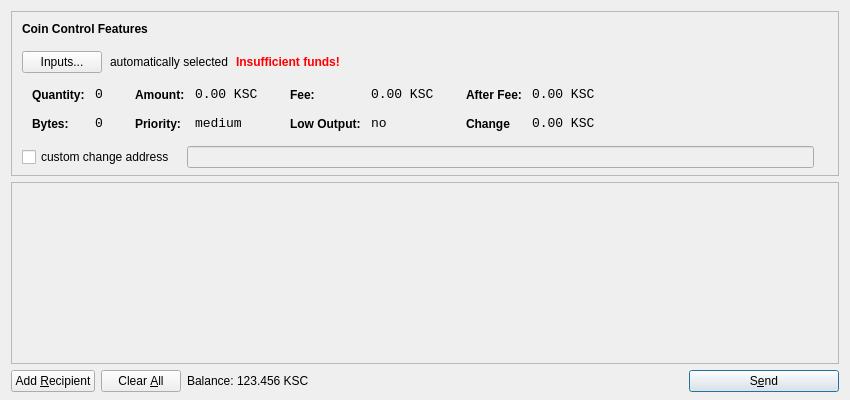
<?xml version="1.0" encoding="UTF-8"?>
<ui version="4.0">
 <class>SendCoinsDialog</class>
 <widget class="QDialog" name="SendCoinsDialog">
  <property name="geometry">
   <rect>
    <x>0</x>
    <y>0</y>
    <width>850</width>
    <height>400</height>
   </rect>
  </property>
  <property name="windowTitle">
   <string>Send Coins</string>
  </property>
  <layout class="QVBoxLayout" name="verticalLayout" stretch="0,1,0">
   <property name="bottomMargin">
    <number>8</number>
   </property>
   <item>
    <widget class="QFrame" name="frameCoinControl">
     <property name="sizePolicy">
      <sizepolicy hsizetype="Expanding" vsizetype="Expanding">
       <horstretch>0</horstretch>
       <verstretch>0</verstretch>
      </sizepolicy>
     </property>
     <property name="maximumSize">
      <size>
       <width>16777215</width>
       <height>16777215</height>
      </size>
     </property>
     <property name="frameShape">
      <enum>QFrame::StyledPanel</enum>
     </property>
     <property name="frameShadow">
      <enum>QFrame::Sunken</enum>
     </property>
     <layout class="QVBoxLayout" name="verticalLayoutCoinControl2">
      <property name="spacing">
       <number>7</number>
      </property>
      <property name="leftMargin">
       <number>0</number>
      </property>
      <property name="topMargin">
       <number>0</number>
      </property>
      <property name="rightMargin">
       <number>0</number>
      </property>
      <property name="bottomMargin">
       <number>6</number>
      </property>
      <item>
       <layout class="QVBoxLayout" name="verticalLayoutCoinControl" stretch="0,0,0,0,1">
        <property name="spacing">
         <number>0</number>
        </property>
        <property name="leftMargin">
         <number>10</number>
        </property>
        <property name="topMargin">
         <number>10</number>
        </property>
        <item>
         <layout class="QHBoxLayout" name="horizontalLayoutCoinControl1">
          <property name="bottomMargin">
           <number>15</number>
          </property>
          <item>
           <widget class="QLabel" name="labelCoinControlFeatures">
            <property name="sizePolicy">
             <sizepolicy hsizetype="Preferred" vsizetype="Maximum">
              <horstretch>0</horstretch>
              <verstretch>0</verstretch>
             </sizepolicy>
            </property>
            <property name="font">
             <font>
              <weight>75</weight>
              <bold>true</bold>
             </font>
            </property>
            <property name="styleSheet">
             <string notr="true">font-weight:bold;</string>
            </property>
            <property name="text">
             <string>Coin Control Features</string>
            </property>
           </widget>
          </item>
         </layout>
        </item>
        <item>
         <layout class="QHBoxLayout" name="horizontalLayoutCoinControl2" stretch="0,0,0,0">
          <property name="spacing">
           <number>8</number>
          </property>
          <property name="bottomMargin">
           <number>10</number>
          </property>
          <item>
           <widget class="QPushButton" name="pushButtonCoinControl">
            <property name="styleSheet">
             <string notr="true"/>
            </property>
            <property name="text">
             <string>Inputs...</string>
            </property>
           </widget>
          </item>
          <item>
           <widget class="QLabel" name="labelCoinControlAutomaticallySelected">
            <property name="text">
             <string>automatically selected</string>
            </property>
            <property name="margin">
             <number>5</number>
            </property>
           </widget>
          </item>
          <item>
           <widget class="QLabel" name="labelCoinControlInsuffFunds">
            <property name="font">
             <font>
              <weight>75</weight>
              <bold>true</bold>
             </font>
            </property>
            <property name="styleSheet">
             <string notr="true">color:red;font-weight:bold;</string>
            </property>
            <property name="text">
             <string>Insufficient funds!</string>
            </property>
            <property name="margin">
             <number>5</number>
            </property>
           </widget>
          </item>
          <item>
           <spacer name="horizontalSpacerCoinControl">
            <property name="orientation">
             <enum>Qt::Horizontal</enum>
            </property>
            <property name="sizeHint" stdset="0">
             <size>
              <width>40</width>
              <height>1</height>
             </size>
            </property>
           </spacer>
          </item>
         </layout>
        </item>
        <item>
         <widget class="QWidget" name="widgetCoinControl" native="true">
          <property name="sizePolicy">
           <sizepolicy hsizetype="Preferred" vsizetype="Preferred">
            <horstretch>0</horstretch>
            <verstretch>0</verstretch>
           </sizepolicy>
          </property>
          <property name="minimumSize">
           <size>
            <width>0</width>
            <height>0</height>
           </size>
          </property>
          <property name="styleSheet">
           <string notr="true"/>
          </property>
          <layout class="QHBoxLayout" name="horizontalLayoutCoinControl5">
           <property name="leftMargin">
            <number>0</number>
           </property>
           <property name="topMargin">
            <number>0</number>
           </property>
           <property name="rightMargin">
            <number>0</number>
           </property>
           <property name="bottomMargin">
            <number>0</number>
           </property>
           <item>
            <layout class="QHBoxLayout" name="horizontalLayoutCoinControl3" stretch="0,0,0,1">
             <property name="spacing">
              <number>20</number>
             </property>
             <property name="topMargin">
              <number>0</number>
             </property>
             <property name="bottomMargin">
              <number>10</number>
             </property>
             <item>
              <layout class="QFormLayout" name="formLayoutCoinControl1">
               <property name="horizontalSpacing">
                <number>10</number>
               </property>
               <property name="verticalSpacing">
                <number>14</number>
               </property>
               <property name="leftMargin">
                <number>10</number>
               </property>
               <property name="topMargin">
                <number>4</number>
               </property>
               <property name="rightMargin">
                <number>6</number>
               </property>
               <item row="0" column="0">
                <widget class="QLabel" name="labelCoinControlQuantityText">
                 <property name="styleSheet">
                  <string notr="true">font-weight:bold;</string>
                 </property>
                 <property name="text">
                  <string>Quantity:</string>
                 </property>
                 <property name="margin">
                  <number>0</number>
                 </property>
                </widget>
               </item>
               <item row="0" column="1">
                <widget class="QLabel" name="labelCoinControlQuantity">
                 <property name="font">
                  <font>
                   <family>Monospace</family>
                   <pointsize>10</pointsize>
                  </font>
                 </property>
                 <property name="cursor">
                  <cursorShape>IBeamCursor</cursorShape>
                 </property>
                 <property name="contextMenuPolicy">
                  <enum>Qt::ActionsContextMenu</enum>
                 </property>
                 <property name="text">
                  <string>0</string>
                 </property>
                 <property name="margin">
                  <number>0</number>
                 </property>
                 <property name="textInteractionFlags">
                  <set>Qt::LinksAccessibleByMouse|Qt::TextSelectableByKeyboard|Qt::TextSelectableByMouse</set>
                 </property>
                </widget>
               </item>
               <item row="1" column="0">
                <widget class="QLabel" name="labelCoinControlBytesText">
                 <property name="styleSheet">
                  <string notr="true">font-weight:bold;</string>
                 </property>
                 <property name="text">
                  <string>Bytes:</string>
                 </property>
                </widget>
               </item>
               <item row="1" column="1">
                <widget class="QLabel" name="labelCoinControlBytes">
                 <property name="font">
                  <font>
                   <family>Monospace</family>
                   <pointsize>10</pointsize>
                  </font>
                 </property>
                 <property name="cursor">
                  <cursorShape>IBeamCursor</cursorShape>
                 </property>
                 <property name="contextMenuPolicy">
                  <enum>Qt::ActionsContextMenu</enum>
                 </property>
                 <property name="text">
                  <string>0</string>
                 </property>
                 <property name="textInteractionFlags">
                  <set>Qt::LinksAccessibleByMouse|Qt::TextSelectableByKeyboard|Qt::TextSelectableByMouse</set>
                 </property>
                </widget>
               </item>
              </layout>
             </item>
             <item>
              <layout class="QFormLayout" name="formLayoutCoinControl2">
               <property name="horizontalSpacing">
                <number>10</number>
               </property>
               <property name="verticalSpacing">
                <number>14</number>
               </property>
               <property name="leftMargin">
                <number>6</number>
               </property>
               <property name="topMargin">
                <number>4</number>
               </property>
               <property name="rightMargin">
                <number>6</number>
               </property>
               <item row="0" column="0">
                <widget class="QLabel" name="labelCoinControlAmountText">
                 <property name="styleSheet">
                  <string notr="true">font-weight:bold;</string>
                 </property>
                 <property name="text">
                  <string>Amount:</string>
                 </property>
                 <property name="margin">
                  <number>0</number>
                 </property>
                </widget>
               </item>
               <item row="0" column="1">
                <widget class="QLabel" name="labelCoinControlAmount">
                 <property name="font">
                  <font>
                   <family>Monospace</family>
                   <pointsize>10</pointsize>
                  </font>
                 </property>
                 <property name="cursor">
                  <cursorShape>IBeamCursor</cursorShape>
                 </property>
                 <property name="contextMenuPolicy">
                  <enum>Qt::ActionsContextMenu</enum>
                 </property>
                 <property name="text">
                  <string>0.00 KSC</string>
                 </property>
                 <property name="textInteractionFlags">
                  <set>Qt::LinksAccessibleByMouse|Qt::TextSelectableByKeyboard|Qt::TextSelectableByMouse</set>
                 </property>
                </widget>
               </item>
               <item row="1" column="0">
                <widget class="QLabel" name="labelCoinControlPriorityText">
                 <property name="styleSheet">
                  <string notr="true">font-weight:bold;</string>
                 </property>
                 <property name="text">
                  <string>Priority:</string>
                 </property>
                </widget>
               </item>
               <item row="1" column="1">
                <widget class="QLabel" name="labelCoinControlPriority">
                 <property name="font">
                  <font>
                   <family>Monospace</family>
                   <pointsize>10</pointsize>
                  </font>
                 </property>
                 <property name="cursor">
                  <cursorShape>IBeamCursor</cursorShape>
                 </property>
                 <property name="contextMenuPolicy">
                  <enum>Qt::ActionsContextMenu</enum>
                 </property>
                 <property name="text">
                  <string>medium</string>
                 </property>
                 <property name="textInteractionFlags">
                  <set>Qt::LinksAccessibleByMouse|Qt::TextSelectableByKeyboard|Qt::TextSelectableByMouse</set>
                 </property>
                </widget>
               </item>
              </layout>
             </item>
             <item>
              <layout class="QFormLayout" name="formLayoutCoinControl3">
               <property name="horizontalSpacing">
                <number>10</number>
               </property>
               <property name="verticalSpacing">
                <number>14</number>
               </property>
               <property name="leftMargin">
                <number>6</number>
               </property>
               <property name="topMargin">
                <number>4</number>
               </property>
               <property name="rightMargin">
                <number>6</number>
               </property>
               <item row="0" column="0">
                <widget class="QLabel" name="labelCoinControlFeeText">
                 <property name="styleSheet">
                  <string notr="true">font-weight:bold;</string>
                 </property>
                 <property name="text">
                  <string>Fee:</string>
                 </property>
                 <property name="margin">
                  <number>0</number>
                 </property>
                </widget>
               </item>
               <item row="0" column="1">
                <widget class="QLabel" name="labelCoinControlFee">
                 <property name="font">
                  <font>
                   <family>Monospace</family>
                   <pointsize>10</pointsize>
                  </font>
                 </property>
                 <property name="cursor">
                  <cursorShape>IBeamCursor</cursorShape>
                 </property>
                 <property name="contextMenuPolicy">
                  <enum>Qt::ActionsContextMenu</enum>
                 </property>
                 <property name="text">
                  <string>0.00 KSC</string>
                 </property>
                 <property name="textInteractionFlags">
                  <set>Qt::LinksAccessibleByMouse|Qt::TextSelectableByKeyboard|Qt::TextSelectableByMouse</set>
                 </property>
                </widget>
               </item>
               <item row="1" column="0">
                <widget class="QLabel" name="labelCoinControlLowOutputText">
                 <property name="styleSheet">
                  <string notr="true">font-weight:bold;</string>
                 </property>
                 <property name="text">
                  <string>Low Output:</string>
                 </property>
                </widget>
               </item>
               <item row="1" column="1">
                <widget class="QLabel" name="labelCoinControlLowOutput">
                 <property name="font">
                  <font>
                   <family>Monospace</family>
                   <pointsize>10</pointsize>
                  </font>
                 </property>
                 <property name="cursor">
                  <cursorShape>IBeamCursor</cursorShape>
                 </property>
                 <property name="contextMenuPolicy">
                  <enum>Qt::ActionsContextMenu</enum>
                 </property>
                 <property name="text">
                  <string>no</string>
                 </property>
                 <property name="textInteractionFlags">
                  <set>Qt::LinksAccessibleByMouse|Qt::TextSelectableByKeyboard|Qt::TextSelectableByMouse</set>
                 </property>
                </widget>
               </item>
              </layout>
             </item>
             <item>
              <layout class="QFormLayout" name="formLayoutCoinControl4">
               <property name="horizontalSpacing">
                <number>10</number>
               </property>
               <property name="verticalSpacing">
                <number>14</number>
               </property>
               <property name="leftMargin">
                <number>6</number>
               </property>
               <property name="topMargin">
                <number>4</number>
               </property>
               <property name="rightMargin">
                <number>6</number>
               </property>
               <item row="0" column="0">
                <widget class="QLabel" name="labelCoinControlAfterFeeText">
                 <property name="styleSheet">
                  <string notr="true">font-weight:bold;</string>
                 </property>
                 <property name="text">
                  <string>After Fee:</string>
                 </property>
                 <property name="margin">
                  <number>0</number>
                 </property>
                </widget>
               </item>
               <item row="0" column="1">
                <widget class="QLabel" name="labelCoinControlAfterFee">
                 <property name="font">
                  <font>
                   <family>Monospace</family>
                   <pointsize>10</pointsize>
                  </font>
                 </property>
                 <property name="cursor">
                  <cursorShape>IBeamCursor</cursorShape>
                 </property>
                 <property name="contextMenuPolicy">
                  <enum>Qt::ActionsContextMenu</enum>
                 </property>
                 <property name="text">
                  <string>0.00 KSC</string>
                 </property>
                 <property name="textInteractionFlags">
                  <set>Qt::LinksAccessibleByMouse|Qt::TextSelectableByKeyboard|Qt::TextSelectableByMouse</set>
                 </property>
                </widget>
               </item>
               <item row="1" column="0">
                <widget class="QLabel" name="labelCoinControlChangeText">
                 <property name="styleSheet">
                  <string notr="true">font-weight:bold;</string>
                 </property>
                 <property name="text">
                  <string>Change</string>
                 </property>
                </widget>
               </item>
               <item row="1" column="1">
                <widget class="QLabel" name="labelCoinControlChange">
                 <property name="font">
                  <font>
                   <family>Monospace</family>
                   <pointsize>10</pointsize>
                  </font>
                 </property>
                 <property name="cursor">
                  <cursorShape>IBeamCursor</cursorShape>
                 </property>
                 <property name="contextMenuPolicy">
                  <enum>Qt::ActionsContextMenu</enum>
                 </property>
                 <property name="text">
                  <string>0.00 KSC</string>
                 </property>
                 <property name="textInteractionFlags">
                  <set>Qt::LinksAccessibleByMouse|Qt::TextSelectableByKeyboard|Qt::TextSelectableByMouse</set>
                 </property>
                </widget>
               </item>
              </layout>
             </item>
            </layout>
           </item>
          </layout>
         </widget>
        </item>
        <item>
         <layout class="QHBoxLayout" name="horizontalLayoutCoinControl4" stretch="0,0,0">
          <property name="spacing">
           <number>12</number>
          </property>
          <property name="sizeConstraint">
           <enum>QLayout::SetDefaultConstraint</enum>
          </property>
          <property name="topMargin">
           <number>5</number>
          </property>
          <property name="rightMargin">
           <number>5</number>
          </property>
          <item>
           <widget class="QCheckBox" name="checkBoxCoinControlChange">
            <property name="text">
             <string>custom change address</string>
            </property>
           </widget>
          </item>
          <item>
           <widget class="QLineEdit" name="lineEditCoinControlChange">
            <property name="enabled">
             <bool>false</bool>
            </property>
            <property name="sizePolicy">
             <sizepolicy hsizetype="Expanding" vsizetype="Fixed">
              <horstretch>0</horstretch>
              <verstretch>0</verstretch>
             </sizepolicy>
            </property>
           </widget>
          </item>
          <item>
           <widget class="QLabel" name="labelCoinControlChangeLabel">
            <property name="sizePolicy">
             <sizepolicy hsizetype="Preferred" vsizetype="Expanding">
              <horstretch>0</horstretch>
              <verstretch>0</verstretch>
             </sizepolicy>
            </property>
            <property name="minimumSize">
             <size>
              <width>0</width>
              <height>0</height>
             </size>
            </property>
            <property name="text">
             <string/>
            </property>
            <property name="margin">
             <number>3</number>
            </property>
           </widget>
          </item>
         </layout>
        </item>
        <item>
         <spacer name="verticalSpacerCoinControl">
          <property name="orientation">
           <enum>Qt::Vertical</enum>
          </property>
          <property name="sizeHint" stdset="0">
           <size>
            <width>800</width>
            <height>1</height>
           </size>
          </property>
         </spacer>
        </item>
       </layout>
      </item>
     </layout>
    </widget>
   </item>
   <item>
    <widget class="QScrollArea" name="scrollArea">
     <property name="widgetResizable">
      <bool>true</bool>
     </property>
     <widget class="QWidget" name="scrollAreaWidgetContents">
      <property name="geometry">
       <rect>
        <x>0</x>
        <y>0</y>
        <width>826</width>
        <height>145</height>
       </rect>
      </property>
      <layout class="QVBoxLayout" name="verticalLayout_2">
       <property name="leftMargin">
        <number>0</number>
       </property>
       <property name="topMargin">
        <number>0</number>
       </property>
       <property name="rightMargin">
        <number>0</number>
       </property>
       <property name="bottomMargin">
        <number>0</number>
       </property>
       <item>
        <layout class="QVBoxLayout" name="entries">
         <property name="spacing">
          <number>6</number>
         </property>
        </layout>
       </item>
       <item>
        <spacer name="verticalSpacer">
         <property name="orientation">
          <enum>Qt::Vertical</enum>
         </property>
         <property name="sizeHint" stdset="0">
          <size>
           <width>20</width>
           <height>40</height>
          </size>
         </property>
        </spacer>
       </item>
      </layout>
     </widget>
    </widget>
   </item>
   <item>
    <layout class="QHBoxLayout" name="horizontalLayout">
     <item>
      <widget class="QPushButton" name="addButton">
       <property name="toolTip">
        <string>Send to multiple recipients at once</string>
       </property>
       <property name="text">
        <string>Add &amp;Recipient</string>
       </property>
       <property name="icon">
        <iconset resource="../bitcoin.qrc">
         <normaloff>:/icons/add</normaloff>:/icons/add</iconset>
       </property>
       <property name="autoDefault">
        <bool>false</bool>
       </property>
      </widget>
     </item>
     <item>
      <widget class="QPushButton" name="clearButton">
       <property name="sizePolicy">
        <sizepolicy hsizetype="Minimum" vsizetype="Fixed">
         <horstretch>0</horstretch>
         <verstretch>0</verstretch>
        </sizepolicy>
       </property>
       <property name="toolTip">
        <string>Remove all transaction fields</string>
       </property>
       <property name="text">
        <string>Clear &amp;All</string>
       </property>
       <property name="icon">
        <iconset resource="../bitcoin.qrc">
         <normaloff>:/icons/remove</normaloff>:/icons/remove</iconset>
       </property>
       <property name="autoRepeatDelay">
        <number>300</number>
       </property>
       <property name="autoDefault">
        <bool>false</bool>
       </property>
      </widget>
     </item>
     <item>
      <layout class="QHBoxLayout" name="horizontalLayout_2">
       <property name="spacing">
        <number>3</number>
       </property>
       <item>
        <widget class="QLabel" name="label">
         <property name="sizePolicy">
          <sizepolicy hsizetype="Preferred" vsizetype="Fixed">
           <horstretch>0</horstretch>
           <verstretch>0</verstretch>
          </sizepolicy>
         </property>
         <property name="text">
          <string>Balance:</string>
         </property>
        </widget>
       </item>
       <item>
        <widget class="QLabel" name="labelBalance">
         <property name="sizePolicy">
          <sizepolicy hsizetype="Preferred" vsizetype="Fixed">
           <horstretch>0</horstretch>
           <verstretch>0</verstretch>
          </sizepolicy>
         </property>
         <property name="cursor">
          <cursorShape>IBeamCursor</cursorShape>
         </property>
         <property name="text">
          <string>123.456 KSC</string>
         </property>
         <property name="textInteractionFlags">
          <set>Qt::LinksAccessibleByMouse|Qt::TextSelectableByKeyboard|Qt::TextSelectableByMouse</set>
         </property>
        </widget>
       </item>
      </layout>
     </item>
     <item>
      <spacer name="horizontalSpacer">
       <property name="orientation">
        <enum>Qt::Horizontal</enum>
       </property>
       <property name="sizeHint" stdset="0">
        <size>
         <width>40</width>
         <height>20</height>
        </size>
       </property>
      </spacer>
     </item>
     <item>
      <widget class="QPushButton" name="sendButton">
       <property name="minimumSize">
        <size>
         <width>150</width>
         <height>0</height>
        </size>
       </property>
       <property name="toolTip">
        <string>Confirm the send action</string>
       </property>
       <property name="text">
        <string>S&amp;end</string>
       </property>
       <property name="icon">
        <iconset resource="../bitcoin.qrc">
         <normaloff>:/icons/send</normaloff>:/icons/send</iconset>
       </property>
       <property name="default">
        <bool>true</bool>
       </property>
      </widget>
     </item>
    </layout>
   </item>
  </layout>
 </widget>
 <resources>
  <include location="../bitcoin.qrc"/>
 </resources>
 <connections/>
</ui>
